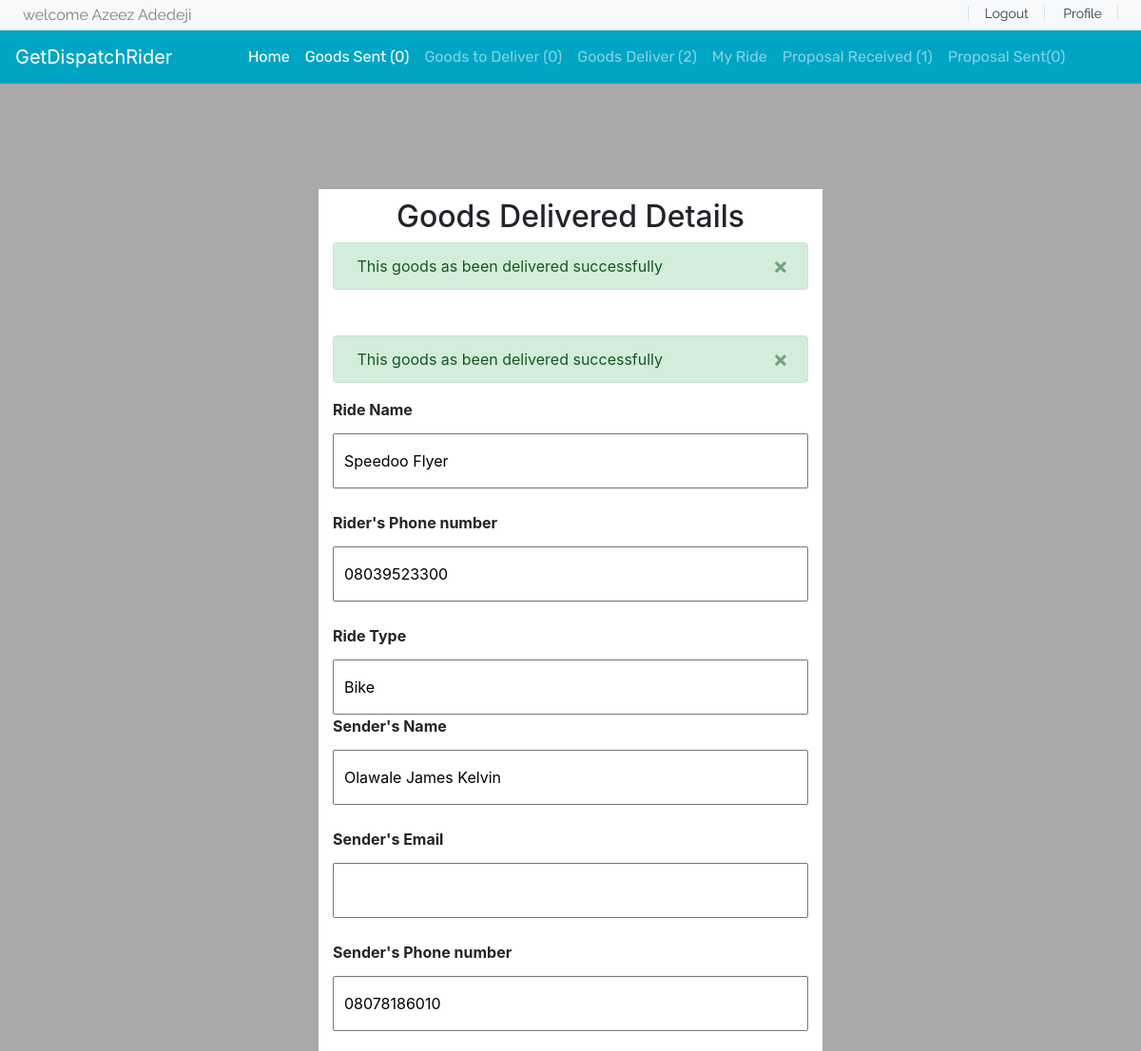
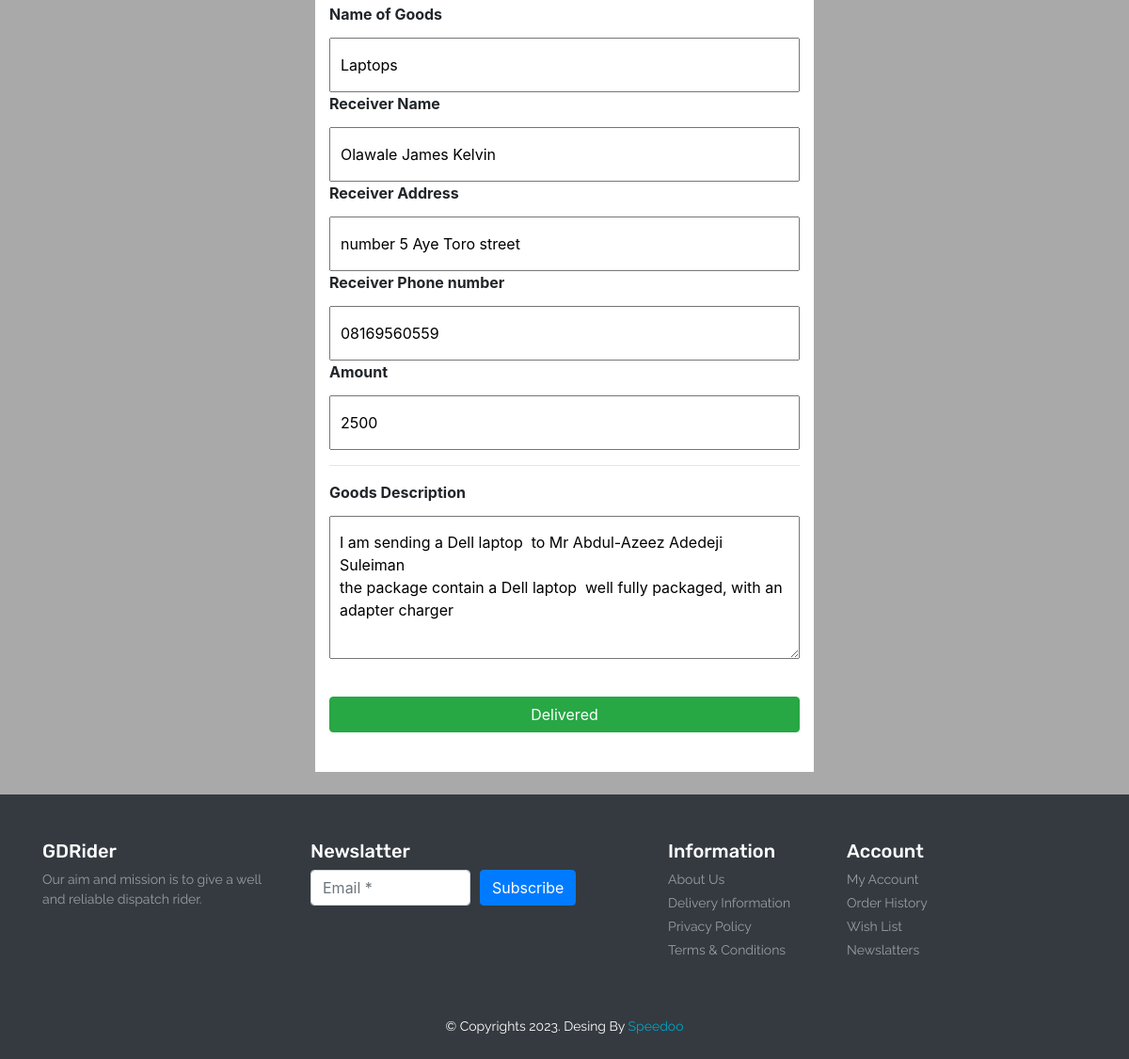
Page /Delivered/76d2209d-9ef7-4453-92f5-25bb0248d05f (signed in) on the committed database (2 pictures, top to bottom).
### base/models.py (models this page shows)
class user(AbstractUser):
    fullName = models.CharField(max_length=100)
    email = models.EmailField()
    phoneNumber = models.CharField(max_length=20, unique=True)
    ninslip = models.ImageField()
    verify = models.BooleanField(default=False)
    USERNAME_FIELD = 'phoneNumber'
    REQUIRED_FIELDS = ['username']

class proposal(models.Model):
    id = models.UUIDField(default=uuid.uuid4, editable=False, primary_key=True)
    riderUsername = models.CharField(max_length=50, default='null')
    rideName = models.CharField(max_length=50, default='empty')
    riderEmail = models.EmailField()
    senderName = models.CharField(max_length=100, default='empty')
    riderPhoneNumber = models.CharField(max_length=20, default='empty')
    senderEmail = models.EmailField()
    senderPhoneNumber = models.CharField(max_length=20,default='empty')
    rideTrackId = models.CharField(max_length=100)
    rideType = models.CharField(max_length=50)
    goodsName = models.CharField(max_length=250)
    receiverName = models.CharField(max_length=250)
    receiverAddress = models.CharField(max_length=250)
    receiverPhoneNumber = models.CharField(max_length=50)
    amount = models.TextField()
    goodsDescription = models.TextField()
    deliveryPassword = models.CharField(max_length=10, blank='True', null='True')
    created = models.DateTimeField(auto_now_add=True)
    update = models.DateTimeField(auto_now=True)
    deliver = models.BooleanField(default=False)
    accepted = models.BooleanField(default=False)

### base/views.py (the view)
# urls.py: path('Delivered/<str:pk>', views.delivered, name='delivered')
def delivered(request, pk):
    proposalr = proposal.objects.filter(Q(riderUsername=request.user) & Q(accepted=False)).count
    proposals = proposal.objects.filter(Q(senderPhoneNumber=request.user.phoneNumber) & Q(accepted=False)).count
    goodsent = proposal.objects.filter(Q(senderPhoneNumber=request.user.phoneNumber)
                                       & Q(accepted=True)).count
    goodstosend = proposal.objects.filter(Q(riderUsername=request.user) & Q(accepted=True) & Q(deliver=False)).count
    goodsdeliver = proposal.objects.filter(Q(riderUsername=request.user)
                                           & Q(deliver=True)).count
    getproposal = proposal.objects.get(id=pk)
    if request.user.phoneNumber == getproposal.riderUsername or request.user.phoneNumber == getproposal.senderPhoneNumber:
        if getproposal.deliver:
            messages.success(request, 'This goods as been delivered successfully')
        else:
            messages.warning(request, 'This goods is yet to be delivered')
    else:
        return redirect('base:index')
    context = {'getproposal': getproposal, 'proposalr': proposalr, 'goodstosend': goodstosend, 'goodsent': goodsent,
               'proposals': proposals, 'goodsdeliver': goodsdeliver}
    return render(request, 'base/goodsDeliveredDetails.html', context)

### base/templates/base/goodsDeliveredDetails.html (shortened to what this page needs)
<div style="background-color: darkgrey;">
    {% extends 'base/navbar.html'%}
{%load static %}
{% block body%}
 <div class="container">
        <div class="container" style="background-color: #fff; margin-top: 10%; padding: 10px 15px; width:fit-content ; height:fit-content">
            <div class="text-center">
                <h2>Goods Delivered Details</h2>
            </div>
             {% for message in messages%}
                    <div class="alert {{message.tags}} alert-dismissible" role="alert">
                      <button type="button" class="close" data-dismiss="alert" aria-label="Close">
                        <span aria-hidden="True">&times;</span>
                      </button>
                      &nbsp;{{message}}
                  </div>
                   {%endfor%}
            <form class="mt-5" method="" action="">
                 {% for message in messages%}
                    <div class="alert {{message.tags}} alert-dismissible" role="alert">
                      <button type="button" class="close" data-dismiss="alert" aria-label="Close">
                        <span aria-hidden="True">&times;</span>
                      </button>
                      &nbsp;{{message}}
                  </div>
                   {%endfor%}
                <label ><strong>Ride Name</strong> </label><br/>
                <input type="text" class="login-input" value="{{getproposal.rideName}}" readonly="true" name="riderName" ><br/>
                <label><strong>Rider's Phone number </strong> </label><br/>
                <input type="text" class="login-input" value="{{getproposal.riderPhoneNumber}}" readonly="true" name="riderNumber" ><br/>
                <label ><strong>Ride Type</strong> </label><br/>
                <input type="text" class="login-input" value="{{getproposal.rideType}}" readonly="true" name="rideType" >
                 <label ><strong>Sender's Name </strong> </label><br/>
                <input type="text" class="login-input" value="{{getproposal.senderName}}"  readonly="true" name="senderName" ><br/>
                <label ><strong>Sender's Email </strong> </label><br/>
                <input type="text" class="login-input" value="{{getproposal.email}}"  readonly="true" name="senderEmail" ><br/>
                <label ><strong>Sender's Phone number </strong> </label><br/>
                <input type="text" class="login-input"  value="{{getproposal.senderPhoneNumber}}" readonly="true" name="sendernumber" ><br/>
                <label ><strong>Name of Goods  </strong></label><br/>
                <input type="text" class="login-input" readonly="true" value="{{getproposal.goodsName}}" name="goodsName" >
                <label ><strong>Receiver Name </strong></label><br/>
                <input type="text" class="login-input disabled" readonly="true" value="{{getproposal.senderName}}"  name="senderName" >
                <label ><strong>Receiver Address </strong>  </label><br/>
                <input type="text" class="login-input" readonly="true" value="{{getproposal.receiverAddress}}"  name="receiverAddress" >
                <label ><strong> Receiver Phone number</strong> </label><br/>
                <input type="text" class="login-input" readonly="true" value="{{getproposal.receiverPhoneNumber}}"  name="receiverNumber" >
                <label ><strong>Amount</strong> </label><br/>
                <input type="text" class="login-input" readonly="true" value="{{getproposal.amount}}"  placeholder="Dispatch Rider's Fee" name="amount" >
               <hr>
                <label ><strong>Goods  Description</strong></label><br/>
                <textarea class="login-input" readonly="true"   name="goodsDescription" placeholder="Describe the goods in details"  cols="30" rows="5">{{getproposal.goodsDescription}}</textarea><br/>
                  {%if getproposal.deliver%}
                <p style="width:100%;" class="btn btn-success mt-3">Delivered</p>
                {%else%}
                <p style="width:100%" class="btn btn-secondary mt-3">Pending Delivery</p>
                {% endif %}
                <br>
            </form>
        </div>
    </div>
{% endblock%}

### base/templates/base/navbar.html (shortened to what this page needs)
<!DOCTYPE html>
{% load static %}
<html lang="en">
<head>
     <link rel="stylesheet" href="https://stackpath.bootstrapcdn.com/bootstrap/4.4.1/css/bootstrap.min.css">
     <link rel="stylesheet" href="https://cdnjs.cloudflare.com/ajax/libs/OwlCarousel2/2.3.4/assets/owl.carousel.min.css" />
     <link rel="stylesheet" href="https://cdnjs.cloudflare.com/ajax/libs/OwlCarousel2/2.3.4/assets/owl.theme.default.min.css" />
      <link rel="stylesheet" href="https://cdnjs.cloudflare.com/ajax/libs/font-awesome/5.13.0/css/all.min.css" />
     <link rel="stylesheet" href="https://cdnjs.cloudflare.com/ajax/libs/font-awesome/4.7.0/css/font-awesome.min.css">
     <link rel="stylesheet" href="{% static 'base/style.css' %}">
</head>
<body onload="getLocation();">
 <header id="header" class="">
        <div class="strip d-flex justify-content-between px-4 py-1 bg-light" style="height:fit-content" >
            <p class="font-rale  text-black-50 m-0">welcome {{request.user.fullName}}</p>
            <div class="font-rale font-size-14">
                {% if request.user.is_authenticated%}
                <a href="{% url 'base:logout' %}" class="px-3 border-right border-left text-dark">Logout</a>
                <a href="" class="px-3 border-right text-dark">Profile</a>
                {%else%}
                  <a href="{% url 'base:login' %}" class="px-3 border-right border-left text-dark">Login</a>
                <a href="{%url 'base:signup' %}" class="px-3 border-right text-dark">SignUp</a>
                {%endif%}
            </div>
        </div>
        <nav class="navbar navbar-expand-lg navbar-dark color-second-bg ">
            <a class="navbar-brand" href="#">GetDispatchRider</a>
            <div class="collapse navbar-collapse" id="navbarNav">
              <ul class="navbar-nav m-auto font-rubik">
                   <li class="nav-item active">
                  <a class="nav-link" href="{% url 'base:index' %}">Home</a>
                </li>
                <li class="nav-item active">
                  <a class="nav-link" href="{% url 'base:goodSent'%}">Goods Sent ({{goodsent}})</a>
                </li>
                <li class="nav-item">
                  <a class="nav-link" href="{% url 'base:onDelivary' %}">Goods to Deliver ({{goodstosend}}) </a>
                </li>
                <li class="nav-item">
                  <a class="nav-link" href="{% url 'base:goodsDeliver'%}">Goods Deliver ({{goodsdeliver}})</a>
                </li>
                <li class="nav-item">
                    <a class="nav-link" href="{% url 'base:my-ride'%}">My Ride</a>
                  </li>
                  <li class="nav-item">
                    <a class="nav-link" href="{% url 'base:proposal-receive'%}">Proposal Received ({{proposalr}})</a>
                  </li>
                  <li class="nav-item">
                    <a class="nav-link" href="{% url 'base:proposalSent'%}">Proposal Sent({{proposals}})</a>
                  </li>
              </ul>
            </div>
          </nav>
    </header>
{%block body%}
{%endblock%}
 <br/>
 <footer id="footer" class="bg-dark text-white py-5">
          <div class="container">
            <div class="row">
              <div class="col-lg-3 col-12">
                <h4 class="font-rubik font-size-20">GDRider</h4>
                <p class="font-size-14 font-rale text-white-50">Our aim and mission is to give a well and reliable dispatch rider.</p>
              </div>
              <div class="col-lg-4 col-12">
                <h4 class="font-rubik font-size-20">Newslatter</h4>
                <form class="form-row">
                  <div class="col">
                    <input type="text" class="form-control" placeholder="Email *">
                  </div>
                  <div class="col">
                    <button type="submit" class="btn btn-primary mb-2">Subscribe</button>
                  </div>
                </form>
              </div>
              <div class="col-lg-2 col-12">
                <h4 class="font-rubik font-size-20">Information</h4>
                <div class="d-flex flex-column flex-wrap">
                  <a href="#" class="font-rale font-size-14 text-white-50 pb-1">About Us</a>
                  <a href="#" class="font-rale font-size-14 text-white-50 pb-1">Delivery Information</a>
                  <a href="#" class="font-rale font-size-14 text-white-50 pb-1">Privacy Policy</a>
                  <a href="#" class="font-rale font-size-14 text-white-50 pb-1">Terms & Conditions</a>
                </div>
              </div>
              <div class="col-lg-2 col-12">
                <h4 class="font-rubik font-size-20">Account</h4>
                <div class="d-flex flex-column flex-wrap">
                  <a href="#" class="font-rale font-size-14 text-white-50 pb-1">My Account</a>
                  <a href="#" class="font-rale font-size-14 text-white-50 pb-1">Order History</a>
                  <a href="#" class="font-rale font-size-14 text-white-50 pb-1">Wish List</a>
                  <a href="#" class="font-rale font-size-14 text-white-50 pb-1">Newslatters</a>
                </div>
              </div>
            </div>
          </div>
        </footer>
        <div class="copyright text-center bg-dark text-white py-2">
          <p class="font-rale font-size-14">&copy; Copyrights 2023. Desing By <a href="#" class="color-second">Speedoo</a></p>
        </div>
</body>
</html>

### base/static/base/style.css (style rules this page uses)
button, button:focus { outline: none !important; box-shadow: none !important; }
.font-rale { font-family: "Raleway", cursive; }
.font-rubik { font-family: "Rubik", cursive; }
.font-size-14 { font-size: 14px; }
.font-size-20 { font-size: 20px; }
.color-second { color: #00A5C4; }
.color-second-bg { background: #00A5C4; }
.login-input { width: 500px; padding: 15px 10px; margin-top: 5px; display: block; }

### rows in the picture
user: user.fullName "Azeez Adedeji"
proposal: riderName "Speedoo Flyer", riderNumber "08039523300", rideType "Bike", senderName "Olawale James Kelvin", sendernumber "08078186010", goodsName "Laptops", receiverAddress "number 5 Aye Toro street", receiverNumber "08169560559", amount "2500", goodsDescription "I am sending a Dell laptop to Mr Abdul-Azeez Adedeji Suleiman the package contain a Dell laptop well fully packaged, with an adapter charger"

### other values in the picture
{{ goodsent }} "0"
{{ goodstosend }} "0"
{{ goodsdeliver }} "2"
{{ proposalr }} "1"
{{ proposals }} "0"
{{ message }} "This goods as been delivered successfully"
